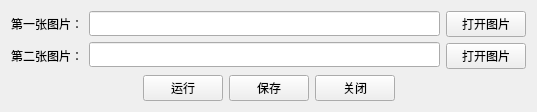
<?xml version="1.0" encoding="UTF-8"?>
<ui version="4.0">
 <class>MainWindow</class>
 <widget class="QMainWindow" name="MainWindow">
  <property name="geometry">
   <rect>
    <x>0</x>
    <y>0</y>
    <width>537</width>
    <height>111</height>
   </rect>
  </property>
  <property name="font">
   <font>
    <family>微软雅黑</family>
    <pointsize>9</pointsize>
    <stylestrategy>PreferAntialias</stylestrategy>
   </font>
  </property>
  <property name="windowTitle">
   <string>SIFT算子匹配</string>
  </property>
  <property name="windowIcon">
   <iconset resource="res.qrc">
    <normaloff>:/icon/res/icon.png</normaloff>:/icon/res/icon.png</iconset>
  </property>
  <widget class="QWidget" name="centralWidget">
   <layout class="QVBoxLayout" name="verticalLayout">
    <item>
     <layout class="QHBoxLayout" name="horizontalLayout">
      <item>
       <layout class="QVBoxLayout" name="verticalLayout_2">
        <item>
         <widget class="QLabel" name="LabelImg1">
          <property name="text">
           <string>第一张图片：</string>
          </property>
         </widget>
        </item>
        <item>
         <widget class="QLabel" name="LabelImg2">
          <property name="text">
           <string>第二张图片：</string>
          </property>
         </widget>
        </item>
       </layout>
      </item>
      <item>
       <layout class="QVBoxLayout" name="verticalLayout_3">
        <item>
         <widget class="QLineEdit" name="LineImg1">
          <property name="readOnly">
           <bool>true</bool>
          </property>
         </widget>
        </item>
        <item>
         <widget class="QLineEdit" name="LineImg2">
          <property name="readOnly">
           <bool>true</bool>
          </property>
         </widget>
        </item>
       </layout>
      </item>
      <item>
       <layout class="QVBoxLayout" name="verticalLayout_4">
        <item>
         <widget class="QPushButton" name="ButtonImg1">
          <property name="text">
           <string>打开图片</string>
          </property>
         </widget>
        </item>
        <item>
         <widget class="QPushButton" name="ButtonImg2">
          <property name="text">
           <string>打开图片</string>
          </property>
         </widget>
        </item>
       </layout>
      </item>
     </layout>
    </item>
    <item>
     <layout class="QHBoxLayout" name="horizontalLayout_2">
      <item>
       <spacer name="horizontalSpacer">
        <property name="orientation">
         <enum>Qt::Horizontal</enum>
        </property>
        <property name="sizeHint" stdset="0">
         <size>
          <width>40</width>
          <height>20</height>
         </size>
        </property>
       </spacer>
      </item>
      <item>
       <widget class="QPushButton" name="ButtonRun">
        <property name="text">
         <string>运行</string>
        </property>
       </widget>
      </item>
      <item>
       <widget class="QPushButton" name="ButtonSave">
        <property name="text">
         <string>保存</string>
        </property>
       </widget>
      </item>
      <item>
       <widget class="QPushButton" name="ButtonQuit">
        <property name="text">
         <string>关闭</string>
        </property>
       </widget>
      </item>
      <item>
       <spacer name="horizontalSpacer_2">
        <property name="orientation">
         <enum>Qt::Horizontal</enum>
        </property>
        <property name="sizeHint" stdset="0">
         <size>
          <width>40</width>
          <height>20</height>
         </size>
        </property>
       </spacer>
      </item>
     </layout>
    </item>
   </layout>
  </widget>
 </widget>
 <layoutdefault spacing="6" margin="11"/>
 <resources>
  <include location="res.qrc"/>
 </resources>
 <connections/>
</ui>
